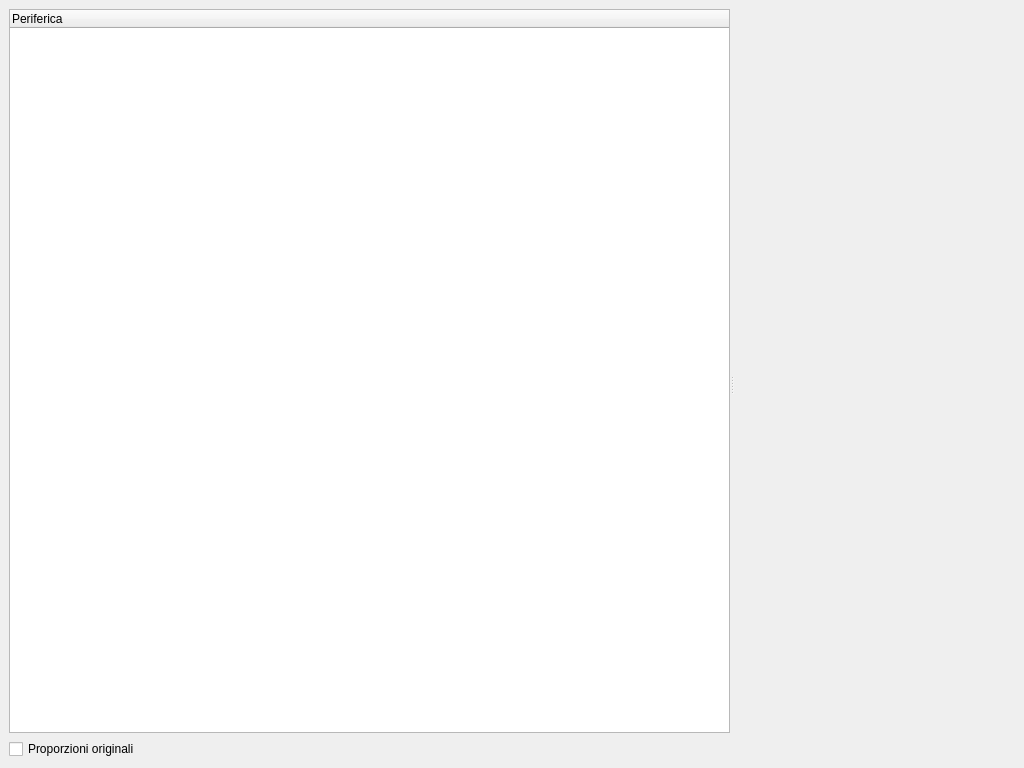
<?xml version="1.0" encoding="UTF-8"?>
<ui version="4.0">
 <class>Frontend</class>
 <widget class="QMainWindow" name="Frontend">
  <property name="geometry">
   <rect>
    <x>0</x>
    <y>0</y>
    <width>1024</width>
    <height>768</height>
   </rect>
  </property>
  <property name="sizePolicy">
   <sizepolicy hsizetype="Expanding" vsizetype="Expanding">
    <horstretch>0</horstretch>
    <verstretch>0</verstretch>
   </sizepolicy>
  </property>
  <property name="minimumSize">
   <size>
    <width>640</width>
    <height>480</height>
   </size>
  </property>
  <property name="windowTitle">
   <string>Stazione di Regia</string>
  </property>
  <widget class="QWidget" name="centralwidget">
   <property name="sizePolicy">
    <sizepolicy hsizetype="Expanding" vsizetype="Expanding">
     <horstretch>0</horstretch>
     <verstretch>0</verstretch>
    </sizepolicy>
   </property>
   <property name="maximumSize">
    <size>
     <width>16000000</width>
     <height>16000000</height>
    </size>
   </property>
   <layout class="QHBoxLayout" name="horizontalLayout">
    <item>
     <widget class="QSplitter" name="splitter">
      <property name="sizePolicy">
       <sizepolicy hsizetype="Expanding" vsizetype="Expanding">
        <horstretch>0</horstretch>
        <verstretch>0</verstretch>
       </sizepolicy>
      </property>
      <property name="orientation">
       <enum>Qt::Horizontal</enum>
      </property>
      <widget class="QWidget" name="layoutWidget">
       <layout class="QVBoxLayout" name="verticalLayout">
        <item>
         <widget class="QTreeWidget" name="DevicesControl">
          <property name="sizePolicy">
           <sizepolicy hsizetype="Minimum" vsizetype="Expanding">
            <horstretch>0</horstretch>
            <verstretch>0</verstretch>
           </sizepolicy>
          </property>
          <property name="minimumSize">
           <size>
            <width>100</width>
            <height>100</height>
           </size>
          </property>
          <property name="frameShadow">
           <enum>QFrame::Sunken</enum>
          </property>
          <property name="textElideMode">
           <enum>Qt::ElideMiddle</enum>
          </property>
          <column>
           <property name="text">
            <string>Periferica</string>
           </property>
          </column>
         </widget>
        </item>
        <item>
         <widget class="QCheckBox" name="checkAspectRatio">
          <property name="text">
           <string>Proporzioni originali</string>
          </property>
         </widget>
        </item>
       </layout>
      </widget>
      <widget class="QWidget" name="videoContainer" native="true">
       <property name="sizePolicy">
        <sizepolicy hsizetype="Expanding" vsizetype="Expanding">
         <horstretch>0</horstretch>
         <verstretch>0</verstretch>
        </sizepolicy>
       </property>
      </widget>
     </widget>
    </item>
   </layout>
  </widget>
 </widget>
 <resources/>
 <connections/>
</ui>
